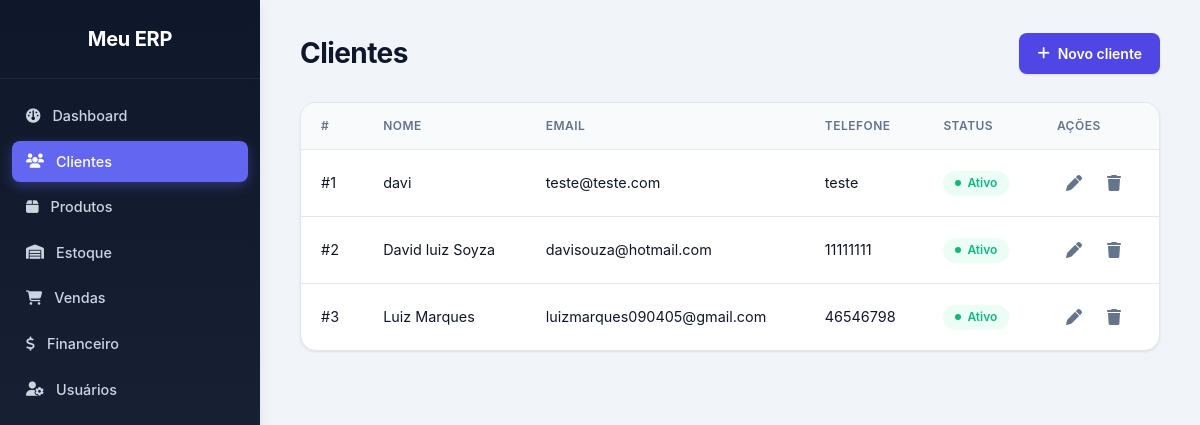
Page /clientes/ on the earlier database version.
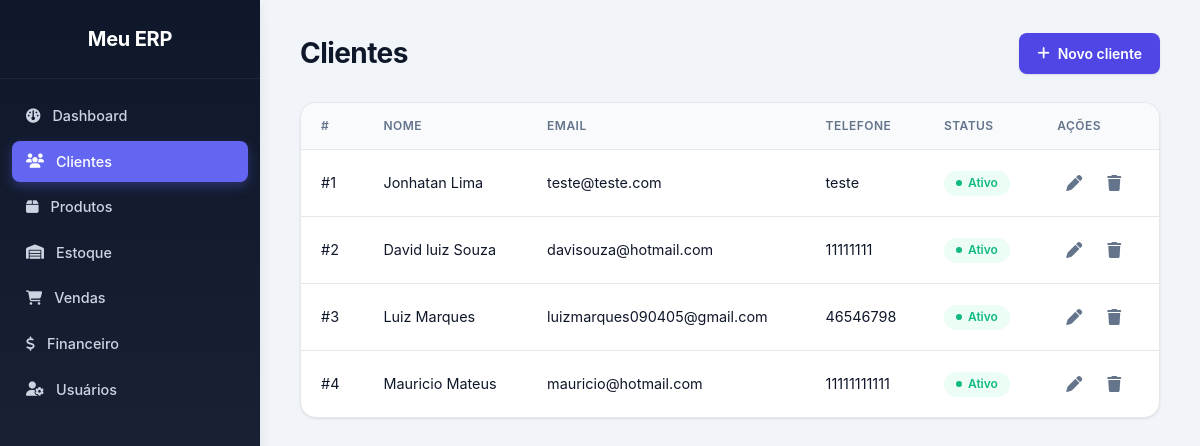
Same page on the later database version.
### clientes/models.py (models this page shows, shortened)
class Cliente(models.Model):
    nome = models.CharField(max_length=100, verbose_name="Nome Completo")
    email = models.EmailField(max_length=150, blank=True, null=True)
    telefone = models.CharField(max_length=20, blank=True, null=True)
    cpf = models.CharField(max_length=14, unique=True, verbose_name="CPF")
    ativo = models.BooleanField(default=True, verbose_name="Cliente Ativo?")
    data_cadastro = models.DateTimeField(auto_now_add=True)

### clientes/views.py (the view)
# urls.py: path('', views.clientes, name='clientes'),
def clientes(request):
    lista_clientes = Cliente.objects.all()
    return render(request, 'clientes/clientes.html', {'clientes': lista_clientes})

### clientes/templates/clientes/clientes.html (shortened to what this page needs)
{% load static %}
<!DOCTYPE html>
<html lang="pt-br">
<head>
    <link rel="stylesheet" href="{% static 'clientes/css/clientes.css' %}?v=4">
    <link rel="stylesheet" href="https://cdnjs.cloudflare.com/ajax/libs/font-awesome/6.5.1/css/all.min.css">
</head>
<body>
<aside class="sidebar">
    <div class="sidebar-header">Meu ERP</div>
    <ul class="sidebar-menu">
        <li>
            <a href="{% url 'dashboard' %}">
                <i class="fas fa-gauge"></i> Dashboard
            </a>
        </li>
        <li>
            <a href="{% url 'clientes' %}" class="active">
                <i class="fas fa-users"></i> Clientes
            </a>
        </li>
        <li>
            <a href="{% url 'produtos' %}">
                <i class="fas fa-box"></i> Produtos
            </a>
        </li>
        <li>
            <a href="{% url 'estoque' %}">
                <i class="fas fa-warehouse"></i> Estoque
            </a>
        </li>
        <li>
            <a href="{% url 'vendas' %}">
                <i class="fas fa-cart-shopping"></i> Vendas
            </a>
        </li>
        <li>
            <a href="{% url 'financeiro' %}">
                <i class="fas fa-dollar-sign"></i> Financeiro
            </a>
        </li>
        <li>
            <a href="{% url 'lista_usuarios' %}">
                <i class="fas fa-user-gear"></i> Usuários
            </a>
        </li>
    </ul>
</aside>
    <main class="main-content">
        <div class="page-header">
            <h1>Clientes</h1>
            <a href="{% url 'novos_clientes' %}" class="btn-primary">
                <i class="fas fa-plus"></i> Novo cliente
            </a>
        </div>
        <div class="table-container">
            <table>
                <thead>
                    <tr>
                        <th>#</th>
                        <th>Nome</th>
                        <th>Email</th>
                        <th>Telefone</th>
                        <th>Status</th>
                        <th>Ações</th>
                    </tr>
                </thead>
                <tbody>
                    {% for cliente in clientes %}
                    <tr>
                        <td>#{{ cliente.id }}</td>
                        <td>{{ cliente.nome }}</td>
                        <td>{{ cliente.email|default:"-" }}</td>
                        <td>{{ cliente.telefone|default:"-" }}</td>
                        <td>
                            {% if cliente.ativo %}
                                <span class="status-badge status-active">Ativo</span>
                            {% else %}
                                <span class="status-badge status-inactive">Inativo</span>
                            {% endif %}
                        </td>
                        <td>
                            <div class="action-btns">
                                <a href="{% url 'editar_clientes' cliente.id %}"
                                   class="action-btn btn-edit" title="Editar">
                                    <i class="fas fa-pen"></i>
                                </a>
                                <a href="{% url 'excluir_clientes' cliente.id %}"
                                   class="action-btn btn-delete" title="Excluir"
                                   onclick="return confirm('Deseja excluir {{ cliente.nome }}?');">
                                    <i class="fas fa-trash"></i>
                                </a>
                            </div>
                        </td>
                    </tr>
                    {% empty %}
                    <tr>
                        <td colspan="6" style="text-align:center; padding:40px; color:var(--text-muted);">
                            Nenhum cliente cadastrado
                        </td>
                    </tr>
                    {% endfor %}
                </tbody>
            </table>
        </div>
    </main>
</body>
</html>

Differences in the rows shown:
changed Cliente "teste@teste.com": nome "davi" → "Jonhatan Lima"
changed Cliente "davisouza@hotmail.com": nome "David luiz Soyza" → "David luiz Souza"
added Cliente: id "4", nome "Mauricio Mateus", email "mauricio@hotmail.com", telefone "11111111111", ativo "Ativo"
